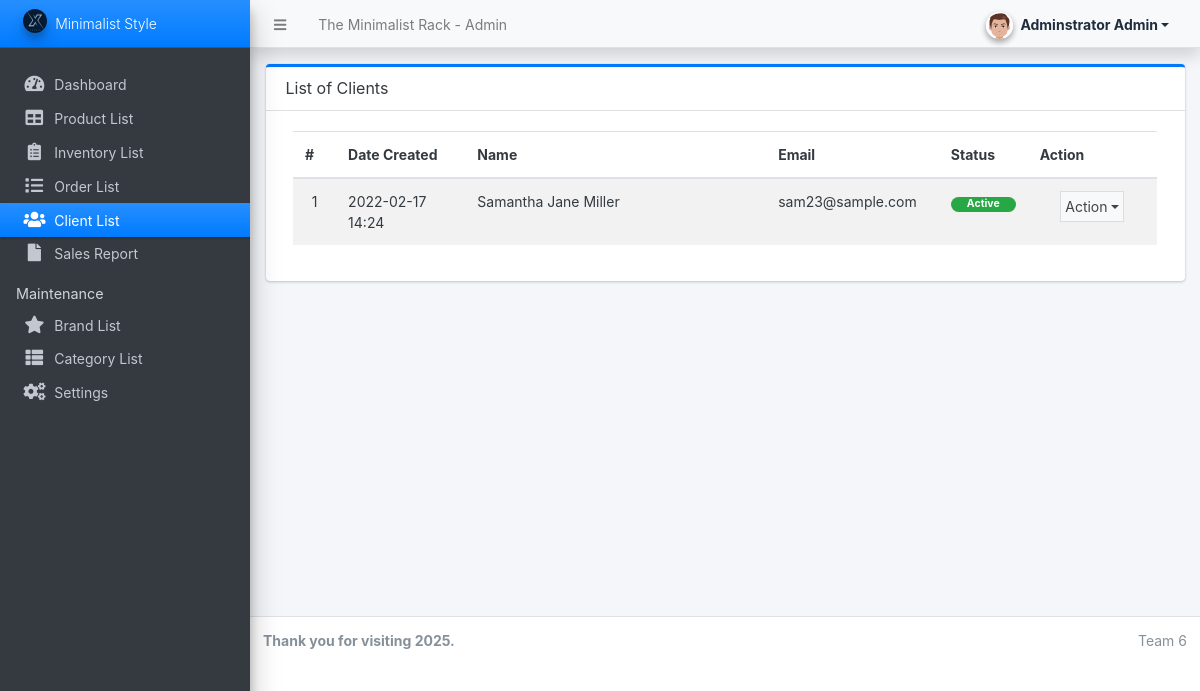
The page /admin/?page=clients (signed in) on the database as committed earlier.
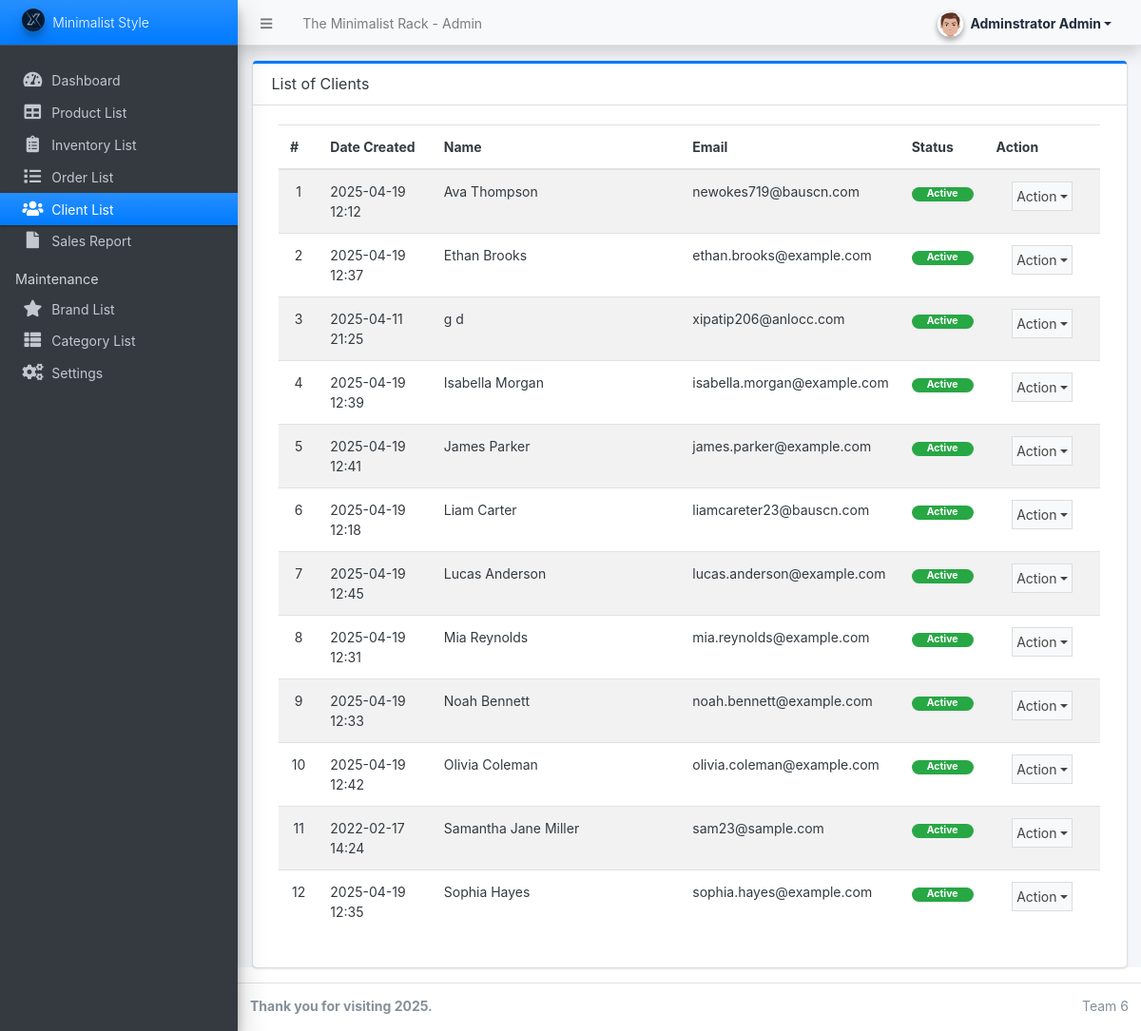
The same page on the database as committed later.
### tables this page shows
CREATE TABLE `clients` (
    `id` int(30) NOT NULL,
    `firstname` varchar(250) NOT NULL,
    `lastname` varchar(250) NOT NULL,
    `gender` varchar(20) NOT NULL,
    `contact` varchar(15) NOT NULL,
    `email` varchar(250) NOT NULL,
    `password` text NOT NULL,
    `default_delivery_address` text NOT NULL,
    `status` tinyint(1) NOT NULL DEFAULT 1,
    `delete_flag` tinyint(1) NOT NULL DEFAULT 0,
    `date_created` datetime NOT NULL DEFAULT current_timestamp()
);

### config.php (called while the page is built, shortened)
<?php
require_once('classes/DBConnection.php');
require_once('classes/SystemSettings.php');
function validate_image($file){
	if(!empty($file)){
        $ex = explode("?",$file);
        $file = $ex[0];
        $ts = isset($ex[1]) ? "?".$ex[1] : '';
		if(is_file(base_app.$file)){
			return base_url.$file.$ts;
		}else{
			return base_url.'dist/img/no-image-available.png';
		}
	}else{
		return base_url.'dist/img/no-image-available.png';
	}
}
function isMobileDevice(){
    $aMobileUA = array(
        '/iphone/i' => 'iPhone',
        '/ipod/i' => 'iPod',
        '/ipad/i' => 'iPad',
        '/android/i' => 'Android',
        '/blackberry/i' => 'BlackBerry',
        '/webos/i' => 'Mobile'
    );
    return false;
}
?>

### classes/DBConnection.php (called while the page is built, shortened)
<?php
class DBConnection{
    private $host = DB_SERVER;
    private $username = DB_USERNAME;
    private $password = DB_PASSWORD;
    private $database = DB_NAME;
    public $conn;
    public function __construct(){
        if (!isset($this->conn)) {
            $this->conn = new mysqli($this->host, $this->username, $this->password, $this->database);
        }
    }
}
?>

### classes/SystemSettings.php (called while the page is built, shortened)
<?php
class SystemSettings extends DBConnection{
	function userdata($field = ''){
		if(!empty($field)){
			if(isset($_SESSION['userdata'][$field]))
				return $_SESSION['userdata'][$field];
			else
				return null;
		}else{
			return false;
		}
	}
	function info($field=''){
		if(!empty($field)){
			if(isset($_SESSION['system_info'][$field]))
				return $_SESSION['system_info'][$field];
			else
				return false;
		}else{
			return false;
		}
	}
}
$_settings = new SystemSettings();
?>

### admin/clients/index.php (the view, shortened to what this page needs)
<div class="card card-outline card-primary">
	<div class="card-header">
		<h3 class="card-title">List of Clients</h3>
	</div>
	<div class="card-body">
        <div class="container-fluid">
			<table class="table table-hover table-striped" id="list">
				<colgroup>
					<col width="5%">
					<col width="15%">
					<col width="35%">
					<col width="20%">
					<col width="10%">
					<col width="15%">
				</colgroup>
				<thead>
					<tr>
						<th>#</th>
						<th>Date Created</th>
						<th>Name</th>
						<th>Email</th>
						<th>Status</th>
						<th>Action</th>
					</tr>
				</thead>
				<tbody>
					<?php
					$i = 1;
						$qry = $conn->query("SELECT *,concat(firstname,' ',lastname) as fullname from `clients` where delete_flag = 0 order by concat(firstname,' ',lastname) asc ");
						while($row = $qry->fetch_assoc()):
					?>
						<tr>
							<td class="text-center"><?php echo $i++; ?></td>
							<td><?php echo date("Y-m-d H:i",strtotime($row['date_created'])) ?></td>
							<td><?php echo $row['fullname'] ?></td>
							<td><?php echo $row['email'] ?></td>
							<td class="text-center">
                                <?php if($row['status'] == 1): ?>
                                    <span class="badge badge-success px-3 rounded-pill">Active</span>
                                <?php else: ?>
                                    <span class="badge badge-danger px-3 rounded-pill">Inactive</span>
                                <?php endif; ?>
                            </td>
							<td align="center">
								 <button type="button" class="btn btn-flat p-1 btn-default btn-sm dropdown-toggle dropdown-icon" data-toggle="dropdown">
				                  		Action
				                  </button>
							</td>
						</tr>
					<?php endwhile; ?>
				</tbody>
			</table>
		</div>
	</div>
</div>

### admin/index.php (shortened to what this page needs)
<?php require_once('../config.php'); ?>
 <!DOCTYPE html>
<html lang="en" class="" style="height: auto;">
<?php require_once('inc/header.php') ?>
  <body class="sidebar-mini layout-fixed control-sidebar-slide-open layout-navbar-fixed sidebar-mini-md sidebar-mini-xs text-sm" data-new-gr-c-s-check-loaded="14.991.0" data-gr-ext-installed="" style="height: auto;">
    <div class="wrapper">
     <?php require_once('inc/topBarNav.php') ?>
     <?php require_once('inc/navigation.php') ?>
     <?php $page = isset($_GET['page']) ? $_GET['page'] : 'home';  ?>
      <div class="content-wrapper  pt-3" style="min-height: 567.854px;">
        <section class="content  text-dark">
          <div class="container-fluid">
            <?php
              if(!file_exists($page.".php") && !is_dir($page)){
                  include '404.html';
              }else{
                if(is_dir($page))
                  include $page.'/index.php';
                else
                  include $page.'.php';
              }
            ?>
          </div>
        </section>
      </div>
      <?php require_once('inc/footer.php') ?>
  </body>
</html>

### admin/inc/header.php (shortened to what this page needs)
<head>
    <link rel="stylesheet" href="<?php echo base_url ?>plugins/fontawesome-free/css/all.min.css">
    <link rel="stylesheet" href="<?php echo base_url ?>plugins/tempusdominus-bootstrap-4/css/tempusdominus-bootstrap-4.min.css">
  <link rel="stylesheet" href="<?php echo base_url ?>plugins/datatables-bs4/css/dataTables.bootstrap4.min.css">
  <link rel="stylesheet" href="<?php echo base_url ?>plugins/datatables-responsive/css/responsive.bootstrap4.min.css">
  <link rel="stylesheet" href="<?php echo base_url ?>plugins/datatables-buttons/css/buttons.bootstrap4.min.css">
  <link rel="stylesheet" href="<?php echo base_url ?>plugins/select2/css/select2.min.css">
  <link rel="stylesheet" href="<?php echo base_url ?>plugins/select2-bootstrap4-theme/select2-bootstrap4.min.css">
    <link rel="stylesheet" href="<?php echo base_url ?>plugins/icheck-bootstrap/icheck-bootstrap.min.css">
    <link rel="stylesheet" href="<?php echo base_url ?>plugins/jqvmap/jqvmap.min.css">
    <link rel="stylesheet" href="<?php echo base_url ?>dist/css/adminlte.css">
    <link rel="stylesheet" href="<?php echo base_url ?>dist/css/custom.css">
    <link rel="stylesheet" href="<?php echo base_url ?>plugins/overlayScrollbars/css/OverlayScrollbars.min.css">
    <link rel="stylesheet" href="<?php echo base_url ?>plugins/daterangepicker/daterangepicker.css">
    <link rel="stylesheet" href="<?php echo base_url ?>plugins/summernote/summernote-bs4.min.css">
  <link rel="stylesheet" href="<?php echo base_url ?>plugins/sweetalert2-theme-bootstrap-4/bootstrap-4.min.css">
  </head>

### admin/inc/topBarNav.php (shortened to what this page needs)
<nav class="main-header navbar navbar-expand navbar-light shadow text-sm">
  <ul class="navbar-nav">
    <li class="nav-item">
    <a class="nav-link" data-widget="pushmenu" href="#" role="button"><i class="fas fa-bars"></i></a>
    </li>
    <li class="nav-item d-none d-sm-inline-block">
      <a href="<?php echo base_url ?>" class="nav-link"><?php echo (!isMobileDevice()) ? $_settings->info('name'):$_settings->info('short_name'); ?> - Admin</a>
    </li>
  </ul>
  <ul class="navbar-nav ml-auto">
    <li class="nav-item">
      <div class="btn-group nav-link">
            <button type="button" class="btn btn-rounded badge badge-light dropdown-toggle dropdown-icon" data-toggle="dropdown">
              <span><img src="<?php echo validate_image($_settings->userdata('avatar')) ?>" class="img-circle elevation-2 user-img" alt="User Image"></span>
              <span class="ml-3"><?php echo ucwords($_settings->userdata('firstname').' '.$_settings->userdata('lastname')) ?></span>
            </button>
        </div>
    </li>
  </ul>
</nav>

### admin/inc/navigation.php (shortened to what this page needs)
<aside class="main-sidebar sidebar-dark-blue elevation-4 sidebar-no-expand">
  <a href="<?php echo base_url ?>admin" class="brand-link bg-gradient-blue text-sm">
  <img src="<?php echo validate_image($_settings->info('logo'))?>" alt="Store Logo" class="brand-image img-circle elevation-3" style="opacity: .8;width: 1.5rem;height: 1.5rem;max-height: unset">
  <span class="brand-text font-weight-light"><?php echo $_settings->info('short_name') ?></span>
  </a>
  <div class="sidebar os-host os-theme-light os-host-overflow os-host-overflow-y os-host-resize-disabled os-host-transition os-host-scrollbar-horizontal-hidden">
    <div class="os-content-glue" style="margin: 0px -8px; width: 249px; height: 646px;"></div>
    <div class="os-padding">
      <div class="os-viewport os-viewport-native-scrollbars-invisible" style="overflow-y: scroll;">
        <div class="os-content" style="padding: 0px 8px; height: 100%; width: 100%;">
          <nav class="mt-4">
             <ul class="nav nav-pills nav-sidebar flex-column text-sm nav-compact nav-flat nav-child-indent nav-collapse-hide-child" data-widget="treeview" role="menu" data-accordion="false">
              <li class="nav-item dropdown">
                <a href="./" class="nav-link nav-home">
                  <i class="nav-icon fas fa-tachometer-alt"></i>
                  <p>
                    Dashboard
                  </p>
                </a>
              </li>
              <li class="nav-item dropdown">
                <a href="<?php echo base_url ?>admin/?page=product" class="nav-link nav-product">
                  <i class="nav-icon fas fa-table"></i>
                  <p>
                    Product List
                  </p>
                </a>
              </li>
              <li class="nav-item dropdown">
                <a href="<?php echo base_url ?>admin/?page=inventory" class="nav-link nav-inventory">
                  <i class="nav-icon fas fa-clipboard-list"></i>
                  <p>
                    Inventory List
                  </p>
                </a>
              </li>
              <li class="nav-item dropdown">
                <a href="<?php echo base_url ?>admin/?page=orders" class="nav-link nav-orders">
                  <i class="nav-icon fas fa-list"></i>
                  <p>
                    Order List
                  </p>
                </a>
              </li>
              <li class="nav-item dropdown">
                <a href="<?php echo base_url ?>admin/?page=clients" class="nav-link nav-clients">
                  <i class="nav-icon fas fa-users"></i>
                  <p>
                    Client List
                  </p>
                </a>
              </li>
              <li class="nav-item dropdown">
                <a href="<?php echo base_url ?>admin/?page=sales" class="nav-link nav-sales">
                  <i class="nav-icon fas fa-file"></i>
                  <p>
                    Sales Report
                  </p>
                </a>
              </li>
              <li class="nav-header">Maintenance</li>
              <li class="nav-item dropdown">
                <a href="<?php echo base_url ?>admin/?page=maintenance/brand" class="nav-link nav-maintenance_brand">
                  <i class="nav-icon fas fa-star"></i>
                  <p>
                    Brand List
                  </p>
                </a>
              </li>
              <li class="nav-item dropdown">
                <a href="<?php echo base_url ?>admin/?page=maintenance/category" class="nav-link nav-maintenance_category">
                  <i class="nav-icon fas fa-th-list"></i>
                  <p>
                    Category List
                  </p>
                </a>
              </li>
              <li class="nav-item dropdown">
                <a href="<?php echo base_url ?>admin/?page=system_info" class="nav-link nav-system_info">
                  <i class="nav-icon fas fa-cogs"></i>
                  <p>
                    Settings
                  </p>
                </a>
              </li>
            </ul>
          </nav>
        </div>
      </div>
    </div>
  </div>
</aside>

### admin/inc/footer.php (shortened to what this page needs)
<footer class="main-footer text-sm">
        <strong>Thank you for visiting <?php echo date('Y') ?>.
        </strong>
        <div class="float-right d-none d-sm-inline-block">
          <p>Team 6</p>
        </div>
      </footer>
    </div>

### admin/inc/topBarNav.php (style rules this page uses)
.user-img { position: absolute; height: 27px; width: 27px; object-fit: cover; left: -7%; top: -12%; }
.btn-rounded { border-radius: 50px; }

Rows that differ between the two databases and show on the page:
added clients: date_created "2025-04-19 12:12", fullname "Ava Thompson", email "newokes719@bauscn.com", status "Active"
added clients: date_created "2025-04-19 12:37", fullname "Ethan Brooks", email "ethan.brooks@example.com", status "Active"
added clients: date_created "2025-04-11 21:25", fullname "g d", email "xipatip206@anlocc.com", status "Active"
added clients: date_created "2025-04-19 12:39", fullname "Isabella Morgan", email "isabella.morgan@example.com", status "Active"
added clients: date_created "2025-04-19 12:41", fullname "James Parker", email "james.parker@example.com", status "Active"
added clients: date_created "2025-04-19 12:18", fullname "Liam Carter", email "liamcareter23@bauscn.com", status "Active"
added clients: date_created "2025-04-19 12:45", fullname "Lucas Anderson", email "lucas.anderson@example.com", status "Active"
added clients: date_created "2025-04-19 12:31", fullname "Mia Reynolds", email "mia.reynolds@example.com", status "Active"
added clients: date_created "2025-04-19 12:33", fullname "Noah Bennett", email "noah.bennett@example.com", status "Active"
added clients: date_created "2025-04-19 12:42", fullname "Olivia Coleman", email "olivia.coleman@example.com", status "Active"
added clients: date_created "2025-04-19 12:35", fullname "Sophia Hayes", email "sophia.hayes@example.com", status "Active"
